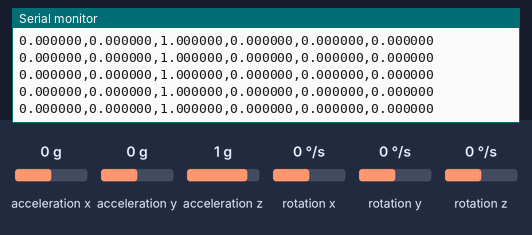
This sketch was run on a simulated Arduino Nano 33 BLE. On the bench: the last lines printed to the serial monitor. The inputs (shaded band) are chosen by the test bench; at power-on: acceleration x 0 g, acceleration y 0 g, acceleration z 1 g, rotation x 0 °/s, rotation y 0 °/s, rotation z 0 °/s.

Above: at 1.2 s.
1.3 s: acceleration x set to -1.4 g
At 2.2 s:
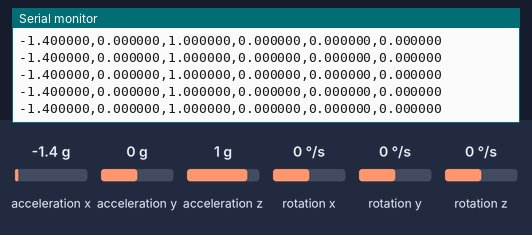
2.8 s: acceleration y set to -1.4 g
At 3.9 s:
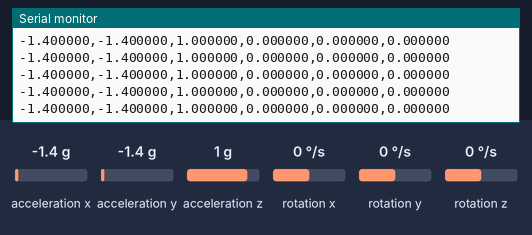
4.3 s: acceleration z set to -1.4 g
At 5.3 s:
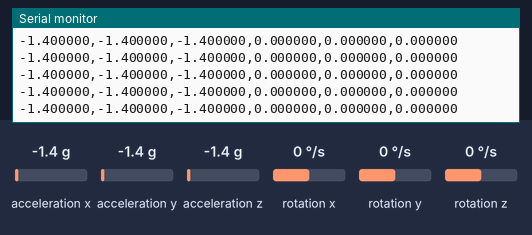

Measured:
- after the input at 1.3 s, the serial monitor: prints a new line at once (image 1)
- after the input at 2.8 s, the serial monitor: prints a new line at once (image 2)
- after the input at 4.3 s, the serial monitor: prints a new line at once (image 3)

The sketch:

Acc_Gyro_Interpolate_Mag_read.ino
```cpp
#include <Arduino_LSM9DS1.h>

const int numSamples = 6000;

void setup() {
  Serial.begin(115200);
  while (!Serial);

  if (!IMU.begin()) {
    Serial.println("Failed to initialize IMU!");
    while (1);
  }

  Serial.println("acc_x, acc_y, acc_z, gyro_x, gyro_y, gyro_z");
}

void loop() {
  float acc_x, acc_y, acc_z, gyro_x, gyro_y, gyro_z;
  int samplesRead = 0;
  //Time = millis();

  while(samplesRead < numSamples) {
    if (IMU.accelerationAvailable()&&IMU.gyroscopeAvailable()) {
      IMU.readAcceleration(acc_x, acc_y, acc_z);
      IMU.readGyroscope(gyro_x, gyro_y, gyro_z);

//      if(IMU.magneticFieldAvailable()) {
//        IMU.readMagneticField(mag_x, mag_y, mag_z);
//      }
//      else {
//        //Keep previous values
//      }

      Serial.print(acc_x,6);
      Serial.print(',');
      Serial.print(acc_y,6);
      Serial.print(',');
      Serial.print(acc_z,6);
      Serial.print(',');
      Serial.print(gyro_x,6);
      Serial.print(',');
      Serial.print(gyro_y,6);
      Serial.print(',');
      Serial.print(gyro_z,6);
//      Serial.print(',');
//      Serial.print(mag_x,6);
//      Serial.print(',');
//      Serial.print(mag_y,6);
//      Serial.print(',');
//      Serial.print(mag_z,6);
      Serial.println();
      samplesRead++;
    }
  }

  delay(60000);
}
```
